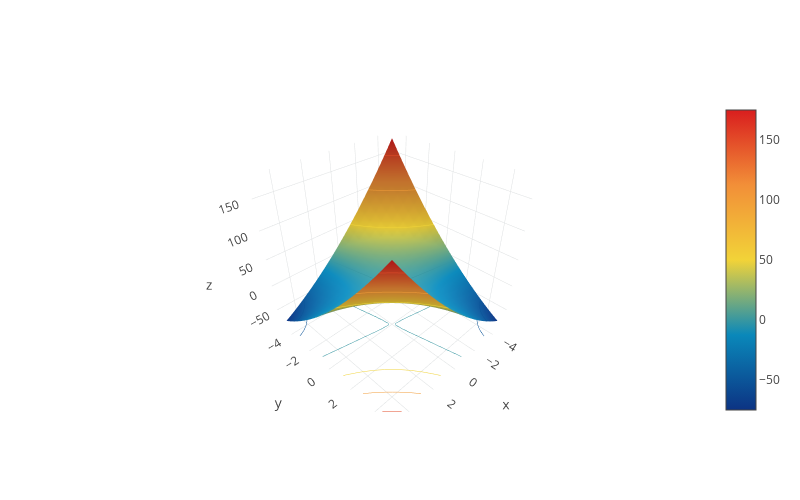

Here is the notebook cell this chart was saved with:
### Code cell
c = 5 # increase c; no there is a significant intraction
f = x**2 + y**2 + c*(x*y)
mv.plot_3d(f)
# Why is this??

### Figure 1 — Plotly figure (JSON) as saved in the notebook; plotly's stock layout.template omitted (floating-point values rounded to 4 significant figures; data arrays with more than 128 entries replaced by an {"elided": "..."} marker saying what was removed)
{"data": [{"colorscale": "Portland", "contours": {"z": {"highlightcolor": "#42f462", "project": {"z": true}, "show": true, "usecolormap": true}}, "opacity": 1, "type": "surface", "uid": "1716fcc8-0643-11ea-9cc1-003ee1c643c9", "x": {"elided": "20x20 float values"}, "y": {"elided": "20x20 float values"}, "z": {"elided": "20x20 float values"}}], "layout": {"height": 500, "scene": {"xaxis": {"gridcolor": "#dee0e2", "showbackground": false, "zerolinecolor": "#dee0e2"}, "yaxis": {"gridcolor": "#dee0e2", "showbackground": false, "zerolinecolor": "#dee0e2"}, "zaxis": {"gridcolor": "#dee0e2", "showbackground": false, "zerolinecolor": "#dee0e2"}}, "showlegend": false, "width": 800}}
